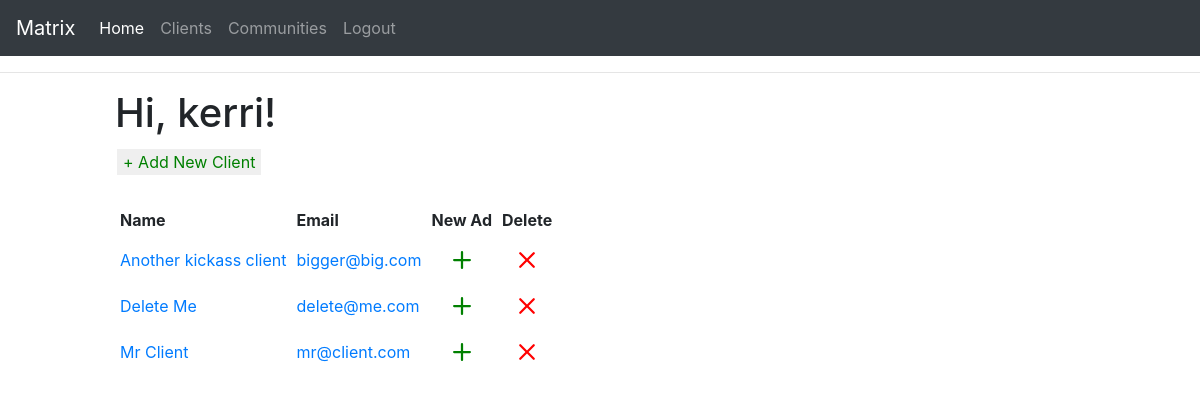
Before: /index (signed in) with the older database file.
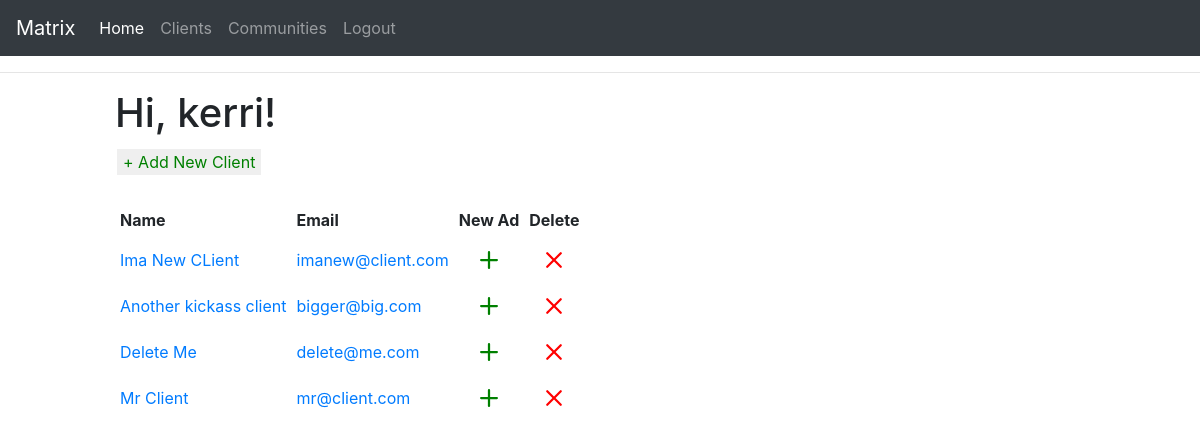
After: the same page with the newer database file.
### app/models/user_models.py (models this page shows, shortened)
class User(UserMixin, db.Model):
    __tablename__ = 'user'
    id: so.Mapped[int] = so.mapped_column(primary_key=True)
    username: so.Mapped[str] = so.mapped_column(sa.String(64), index=True,
                                                unique=True)
    email: so.Mapped[str] = so.mapped_column(sa.String(120), index=True,
                                             unique=True)
    password_hash: so.Mapped[Optional[str]] = so.mapped_column(sa.String(256))

### app/models/client_models.py (models this page shows, shortened)
class Client(db.Model):
    __tablename__ = 'client'
    id: so.Mapped[int] = so.mapped_column(primary_key=True)
    name: so.Mapped[str] = so.mapped_column(sa.String(64))
    email: so.Mapped[str] = so.mapped_column(sa.String(120), index=True,
                                             unique=True)
    password_hash : so.Mapped[Optional[str]] = so.mapped_column(sa.String(256))
    freshbooks_id : so.Mapped[int] = so.mapped_column(default=0)
    created_ts : so.Mapped[datetime] = so.mapped_column(
        index=True, default=lambda: datetime.now(timezone.utc))
    notes: so.WriteOnlyMapped['ClientNotes'] = so.relationship(
        back_populates='client', passive_deletes=True)
    ads: so.WriteOnlyMapped['Ad'] = so.relationship(
        back_populates='client', passive_deletes=True)

### app/routes.py (the view)
@app.route('/')
@app.route('/index')
@login_required
def index():
    page = request.args.get('page', 1, type=int)
    query = sa.select(Client).order_by(Client.created_ts.desc())
    clients = db.paginate(query, page=page,
                        per_page=10, error_out=False)
    return render_template('index.html', title='Home', clients=clients)

### app/models/user_models.py (called while the page is built)
@login.user_loader
def load_user(id):
    return db.session.get(User, int(id))

### app/templates/index.html
{% extends "base.html" %}
{% block content %}
    <h1>Hi, {{ current_user.username }}!</h1>
    <a href="{{ url_for('add_client') }}"><button class="button"> + Add New Client</button></a>
    <br><br>
    {% include '_clients.html' %}
{% endblock %}

### app/templates/base.html (shortened to what this page needs)
<!doctype html>
<html lang="en">
    <head>
        <link rel="stylesheet" href="https://stackpath.bootstrapcdn.com/bootstrap/4.3.1/css/bootstrap.min.css">
        <link rel="stylesheet" href="{{ url_for('static', filename='css/base.css') }}">
    </head>
    <body>
        <nav class="navbar navbar-expand-lg navbar-dark bg-dark">
            <a class="navbar-brand" href="#">Matrix</a>
            <div class="collapse navbar-collapse" id="navbarSupportedContent">
              <ul class="navbar-nav mr-auto">
                <li class="nav-item active">
                  <a class="nav-link" href="{{ url_for('index') }}">Home <span class="sr-only">(current)</span></a>
                </li>
                {% if current_user.is_anonymous %}
                <li class="nav-item">
                        <a class="nav-link" href="{{ url_for('login') }}">Login</a>
                </li>
                {% else %}
                <li class="nav-item">
                    <a class="nav-link" href="{{ url_for('clients') }}">Clients</a>
                </li>
                <li class="nav-item">
                    <a class="nav-link" href="{{ url_for('communities') }}">Communities</a>
                </li>
                <li class="nav-item">
                    <a class="nav-link" href="{{ url_for('logout') }}">Logout</a>
                </li>
                {% endif %}
              </ul>
            </div>
          </nav>
        <hr>
        <div class="container-fluid">
            <div class="row">
                <div class="col-1">
                </div>
                <div class="col">
                    {% block content %}{% endblock %}
                </div>
            </div>
        </div>
    </body>
</html>

### app/templates/_clients.html (shortened to what this page needs)
<table cellpadding="5">
    <tr>
        <th>Name</th>
        <th>Email</th>
        <th>New Ad</th>
        <th>Delete</th>
    </tr>
{% for c in clients %}
<tr>
<td><a href="{{ url_for('edit_client', id=c.id) }}">{{ c.name }}</a></td><td><a href="mailto:"{{ c.email }}>{{ c.email }}</a></td>
<td align="center">
    <a href="{{ url_for('add_ad', client_id=c.id) }}">
    <svg xmlns="http://www.w3.org/2000/svg" width="36" height="36" fill="green" class="bi bi-plus" viewBox="0 0 16 16">
        <path d="M8 4a.5.5 0 0 1 .5.5v3h3a.5.5 0 0 1 0 1h-3v3a.5.5 0 0 1-1 0v-3h-3a.5.5 0 0 1 0-1h3v-3A.5.5 0 0 1 8 4"/>
    </svg></a>
</td>
<td align="center">
<a href="{{ url_for('delete_client', id=c.id) }}"
        onclick="return confirm('Do you want to permanently delete client?');" title="Delete Client">
            <svg xmlns="http://www.w3.org/2000/svg" width="36" height="36" fill="red" class="bi bi-x" viewBox="0 0 16 16">
                <path d="M4.646 4.646a.5.5 0 0 1 .708 0L8 7.293l2.646-2.647a.5.5 0 0 1 .708.708L8.707 8l2.647 2.646a.5.5 0 0 1-.708.708L8 8.707l-2.646 2.647a.5.5 0 0 1-.708-.708L7.293 8 4.646 5.354a.5.5 0 0 1 0-.708"/>
              </svg></a>
    </td>
</tr>
{% endfor %}
</table>

### app/static/css/base.css (style rules this page uses)
.button { border: none; color: green; text-align: center; text-decoration: none; display: inline-block; font-size: 16px; margin: 4px 2px; cursor: pointer; }

Changed rows visible on the page:
added Client: name "Ima New CLient", email "imanew@client.com"
